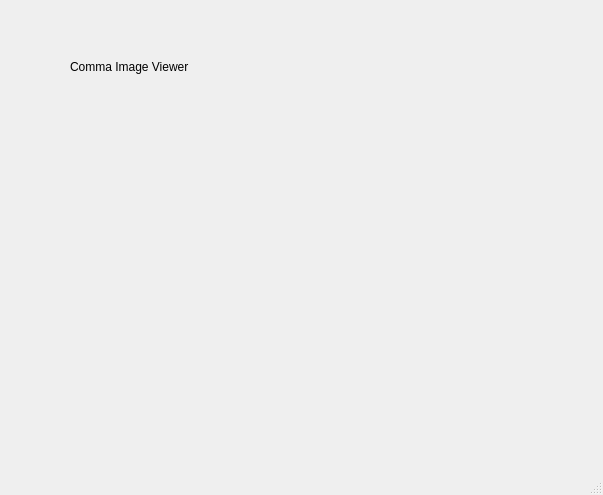
<?xml version="1.0" encoding="UTF-8"?>
<ui version="4.0">
 <class>MainWindow</class>
 <widget class="QMainWindow" name="MainWindow">
  <property name="geometry">
   <rect>
    <x>0</x>
    <y>0</y>
    <width>603</width>
    <height>495</height>
   </rect>
  </property>
  <property name="minimumSize">
   <size>
    <width>200</width>
    <height>200</height>
   </size>
  </property>
  <property name="windowTitle">
   <string>MainWindow</string>
  </property>
  <widget class="QWidget" name="centralWidget">
   <widget class="QPushButton" name="btnPrevious">
    <property name="geometry">
     <rect>
      <x>120</x>
      <y>220</y>
      <width>51</width>
      <height>31</height>
     </rect>
    </property>
    <property name="styleSheet">
     <string notr="true">QPushButton {
border:0px;
background:rgba(0,0,0,.0)
}</string>
    </property>
    <property name="text">
     <string/>
    </property>
   </widget>
   <widget class="QPushButton" name="btnNext">
    <property name="geometry">
     <rect>
      <x>276</x>
      <y>230</y>
      <width>51</width>
      <height>31</height>
     </rect>
    </property>
    <property name="minimumSize">
     <size>
      <width>0</width>
      <height>0</height>
     </size>
    </property>
    <property name="maximumSize">
     <size>
      <width>16777215</width>
      <height>16777215</height>
     </size>
    </property>
    <property name="styleSheet">
     <string notr="true">QPushButton {
border:0px;
background:rgba(0,0,0,.0)
}</string>
    </property>
    <property name="text">
     <string/>
    </property>
   </widget>
   <widget class="QLabel" name="txtTitle">
    <property name="geometry">
     <rect>
      <x>70</x>
      <y>60</y>
      <width>191</width>
      <height>61</height>
     </rect>
    </property>
    <property name="layoutDirection">
     <enum>Qt::LeftToRight</enum>
    </property>
    <property name="text">
     <string>Comma Image Viewer</string>
    </property>
    <property name="alignment">
     <set>Qt::AlignLeading|Qt::AlignLeft|Qt::AlignTop</set>
    </property>
    <property name="margin">
     <number>5</number>
    </property>
   </widget>
   <widget class="QPushButton" name="btnClose">
    <property name="geometry">
     <rect>
      <x>530</x>
      <y>0</y>
      <width>80</width>
      <height>23</height>
     </rect>
    </property>
    <property name="styleSheet">
     <string notr="true">QPushButton {
border:0px;
background:rgba(0,0,0,.0)
}</string>
    </property>
    <property name="text">
     <string/>
    </property>
   </widget>
   <widget class="QLabel" name="imgClose">
    <property name="geometry">
     <rect>
      <x>550</x>
      <y>70</y>
      <width>41</width>
      <height>31</height>
     </rect>
    </property>
    <property name="font">
     <font>
      <family>Arial</family>
      <pointsize>12</pointsize>
     </font>
    </property>
    <property name="layoutDirection">
     <enum>Qt::LeftToRight</enum>
    </property>
    <property name="autoFillBackground">
     <bool>false</bool>
    </property>
    <property name="styleSheet">
     <string notr="true"/>
    </property>
    <property name="frameShape">
     <enum>QFrame::NoFrame</enum>
    </property>
    <property name="alignment">
     <set>Qt::AlignRight|Qt::AlignTop|Qt::AlignTrailing</set>
    </property>
    <property name="margin">
     <number>5</number>
    </property>
   </widget>
   <widget class="QFrame" name="verticalFrame">
    <property name="geometry">
     <rect>
      <x>90</x>
      <y>60</y>
      <width>411</width>
      <height>321</height>
     </rect>
    </property>
    <property name="maximumSize">
     <size>
      <width>16777215</width>
      <height>16777215</height>
     </size>
    </property>
    <property name="frameShape">
     <enum>QFrame::NoFrame</enum>
    </property>
    <layout class="QVBoxLayout" name="verticalLayout">
     <property name="spacing">
      <number>0</number>
     </property>
     <property name="sizeConstraint">
      <enum>QLayout::SetNoConstraint</enum>
     </property>
     <property name="leftMargin">
      <number>0</number>
     </property>
     <property name="topMargin">
      <number>0</number>
     </property>
     <property name="rightMargin">
      <number>0</number>
     </property>
     <property name="bottomMargin">
      <number>3</number>
     </property>
     <item>
      <widget class="QLabel" name="imageView">
       <property name="sizePolicy">
        <sizepolicy hsizetype="Fixed" vsizetype="Fixed">
         <horstretch>100</horstretch>
         <verstretch>100</verstretch>
        </sizepolicy>
       </property>
       <property name="font">
        <font>
         <family>Arial</family>
         <pointsize>12</pointsize>
        </font>
       </property>
       <property name="layoutDirection">
        <enum>Qt::LeftToRight</enum>
       </property>
       <property name="frameShape">
        <enum>QFrame::NoFrame</enum>
       </property>
       <property name="alignment">
        <set>Qt::AlignCenter</set>
       </property>
      </widget>
     </item>
    </layout>
   </widget>
   <widget class="QLabel" name="imgMaximize">
    <property name="geometry">
     <rect>
      <x>550</x>
      <y>40</y>
      <width>41</width>
      <height>31</height>
     </rect>
    </property>
    <property name="font">
     <font>
      <family>Arial</family>
      <pointsize>12</pointsize>
     </font>
    </property>
    <property name="layoutDirection">
     <enum>Qt::LeftToRight</enum>
    </property>
    <property name="autoFillBackground">
     <bool>false</bool>
    </property>
    <property name="styleSheet">
     <string notr="true"/>
    </property>
    <property name="frameShape">
     <enum>QFrame::NoFrame</enum>
    </property>
    <property name="alignment">
     <set>Qt::AlignRight|Qt::AlignTop|Qt::AlignTrailing</set>
    </property>
    <property name="margin">
     <number>5</number>
    </property>
   </widget>
   <widget class="QPushButton" name="btnMinimize">
    <property name="geometry">
     <rect>
      <x>550</x>
      <y>50</y>
      <width>31</width>
      <height>31</height>
     </rect>
    </property>
    <property name="styleSheet">
     <string notr="true">QPushButton {
border:0px;
background:rgba(0,0,0,.0)
}</string>
    </property>
    <property name="text">
     <string/>
    </property>
   </widget>
   <widget class="QLabel" name="imgMinimize">
    <property name="geometry">
     <rect>
      <x>560</x>
      <y>40</y>
      <width>31</width>
      <height>31</height>
     </rect>
    </property>
    <property name="font">
     <font>
      <family>Arial</family>
      <pointsize>12</pointsize>
     </font>
    </property>
    <property name="layoutDirection">
     <enum>Qt::LeftToRight</enum>
    </property>
    <property name="autoFillBackground">
     <bool>false</bool>
    </property>
    <property name="styleSheet">
     <string notr="true"/>
    </property>
    <property name="frameShape">
     <enum>QFrame::NoFrame</enum>
    </property>
    <property name="alignment">
     <set>Qt::AlignRight|Qt::AlignTop|Qt::AlignTrailing</set>
    </property>
    <property name="margin">
     <number>5</number>
    </property>
   </widget>
   <widget class="QPushButton" name="btnMaximize">
    <property name="geometry">
     <rect>
      <x>569</x>
      <y>80</y>
      <width>31</width>
      <height>31</height>
     </rect>
    </property>
    <property name="styleSheet">
     <string notr="true">QPushButton {
border:0px;
background:rgba(0,0,0,.0)
}</string>
    </property>
    <property name="text">
     <string/>
    </property>
   </widget>
   <widget class="QLabel" name="imgList">
    <property name="geometry">
     <rect>
      <x>440</x>
      <y>0</y>
      <width>41</width>
      <height>41</height>
     </rect>
    </property>
    <property name="font">
     <font>
      <family>Arial</family>
      <pointsize>12</pointsize>
     </font>
    </property>
    <property name="layoutDirection">
     <enum>Qt::LeftToRight</enum>
    </property>
    <property name="autoFillBackground">
     <bool>false</bool>
    </property>
    <property name="styleSheet">
     <string notr="true"/>
    </property>
    <property name="frameShape">
     <enum>QFrame::NoFrame</enum>
    </property>
    <property name="alignment">
     <set>Qt::AlignRight|Qt::AlignTop|Qt::AlignTrailing</set>
    </property>
    <property name="margin">
     <number>5</number>
    </property>
   </widget>
   <widget class="QPushButton" name="btnList">
    <property name="geometry">
     <rect>
      <x>420</x>
      <y>0</y>
      <width>41</width>
      <height>31</height>
     </rect>
    </property>
    <property name="styleSheet">
     <string notr="true">QPushButton {
border:0px;
background:rgba(0,0,0,.0)
}</string>
    </property>
    <property name="text">
     <string/>
    </property>
   </widget>
   <zorder>verticalFrame</zorder>
   <zorder>txtTitle</zorder>
   <zorder>btnPrevious</zorder>
   <zorder>btnNext</zorder>
   <zorder>imgClose</zorder>
   <zorder>btnClose</zorder>
   <zorder>imgMaximize</zorder>
   <zorder>btnMinimize</zorder>
   <zorder>imgMinimize</zorder>
   <zorder>btnMaximize</zorder>
   <zorder>imgList</zorder>
   <zorder>btnList</zorder>
  </widget>
  <widget class="QStatusBar" name="statusBar"/>
 </widget>
 <layoutdefault spacing="6" margin="11"/>
 <resources/>
 <connections/>
</ui>
